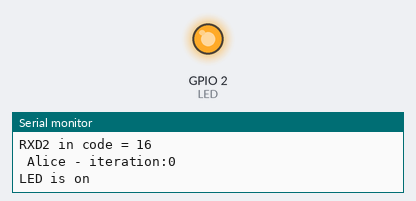
Simulated run of this program. Board: ESP32. On the bench: output pins drawn as LEDs (lit = HIGH), the last lines printed to the serial monitor. Random numbers use the default seed unless the program sets one.

Above: at 0.2 s.
At 38.6 s:
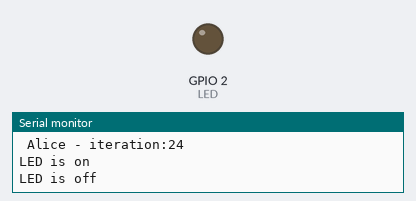
Timing chart, 0 to 42.8 s (numbered marks = the images above):
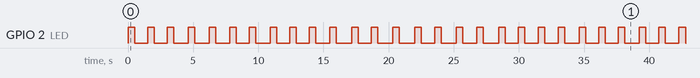

Measured:
- by itself, GPIO 2 (LED): moves between LOW and HIGH, repeating every 32.9 s
- by itself, everything shown: repeats every 32.9 s, in 42 steps

The program:

main.cpp
```cpp
#include <Arduino.h>
#include "sim_transceiver.h"
#include <iostream>

/*
 * There are three serial ports on the ESP known as U0UXD, U1UXD and U2UXD.
 *
 * U0UXD is used to communicate with the ESP32 for programming and during reset/boot.
 * U1UXD is unused and can be used for your projects. Some boards use this port for SPI Flash access though
 * U2UXD is unused and can be used for your projects.
 *
 * adapted from https://circuits4you.com/2018/12/31/esp32-hardware-serial2-example/
 * and from from Arduino Language Ref for hardware serial on 11-20-2021 Mongo@LibrePager.com
 *
 * To use this code, load into two ESP32 dev cards. Use jumpers to connect TX2 & RX2 from the first
 * to RX2 & TX2 on the second, respectively. Plug USB cables from a computer to each of the dev boards
 * and open serial terminals to each board. Characters entered into either dev board's terminal will
 * appear on the other dev board's terminal.
 *
 * 4-5-2022 Mongo@LibrePager.com expanded code to put the hardware serial io features into a
 * module library: sim_transceiver.cpp,  containing functions sim_xmit() and sim_rec().
 * The point is to use these functions in IOT_Terminal.cpp which uses LVGL modules. LVGL modules
 * provide text to eachother using functions that return type: const char * , and that accept
 * arguments of type: const char *.  LVGL's documentation is silent about the data structure of
 * informantion pointed to, but unless proven wrong, WE WILL ASSUME THAT THESE ARGUMENTS ARE ALL
 * C-strings, ie, ARRAYS OF CONST CHAR THAT ARE NULL TERMINATED (ie, with '\0') AT THE END OF THE
 * MEANINFULL CONTENT, AND THAT THE LENGTH OF THE MEANINGFULL CONTENT IS UNKNOW.
 *
*/

#define BOB 0
#define RXD2  16  // GPIO 16 is ESP32's RX2
#define TXD2  17  // GPIO 17 is ESP32's TX2
#define LED 2

#define MAX_MSG_LEN 255 // max length of meaningful content that this module will accept
                        // max length of LVGL meaningfull content could be anything
#define MAX_READ_TIME 500  // millisecond to read  (required for sim_transceiver.cpp)
#define TERMINATOR '\0'

using namespace std;

  char txt_msg[MAX_MSG_LEN+1] ;

#if BOB == 1
   char test_msg[]  ={'h','e','l','l','o',' ','f','r','o','m',' ','B','o','b',' ',' ','\0'} ;
   #else
  char test_msg[]  ={'h','e','l','l','o',' ','f','r','o','m',' ','A','l','i','c','e','\0'} ;
  #endif
  char randMsg[453];

 char lorem[] = "Lorem ipsum dolor sit amet, consectetur adipiscing elit. Fusce tinci"
 "dunt dolor libero. Phasellus finibus lorem quis felis consectetur porta. Ut congue ar"
 "cu dui, in mattis odio sollicitudin id. Suspendisse aliquam felis a risus placerat, a au"
 "ctor nisl volutpat. Maecenas semper consequat nulla, nec dapibus leo dapibus et. Sed iacul"
 "is odio lacus, sit amet convallis nisl elementum in. Quisque feugiat turpis eu eros sagit"
 "tis, eget mattis sem hendrerit.";   // 67 words, 452 characters

  uint16_t iteration = 0;


void setup() {

  pinMode(LED, OUTPUT);

  Serial2.begin(9600, SERIAL_8N1, RXD2, TXD2);  //(required for sim_transceiver.cpp)
  Serial2.setTimeout(MAX_READ_TIME);            //(required for sim_transceiver.cpp)

  Serial.begin(9600);
  Serial.println("TXD2 in code = "+String(TXD2));
  Serial.println("RXD2 in code = "+String(RXD2));
  Serial.println();


}

void loop()
{

#if BOB == 1
  Serial.print(" Bob - iteration:");
  #else
  Serial.print(" Alice - iteration:");
  #endif
  Serial.println(iteration++);
  digitalWrite(LED, HIGH);
  Serial.println("LED is on");
  delay(500);
  digitalWrite(LED, LOW);
  Serial.println("LED is off");
  delay(500);

  uint16_t randLen = random(300);
  Serial.print("randLen = ");
  Serial.println(randLen);

  strncpy(randMsg, lorem, randLen );
  randMsg[randLen] = TERMINATOR;


  uint32_t timeA = millis();
  if (sim_xmit(randMsg )  ) {Serial.println("xmit error");}
  char* ptrA = sim_rec();
  uint32_t elapsedA = millis()-timeA;

  Serial.print(ptrA);
  Serial.print("elapsed time for xmit/rec:");
  Serial.println( elapsedA);
  Serial.println();


}
```

sim_transceiver.cpp
```cpp
#include <Arduino.h>
/*
 * sim_transceiver.cpp by Mongo@LibrePager.com 4-5-2022
 * There are three serial ports on the ESP known as U0UXD, U1UXD and U2UXD.
 *
 * U0UXD is used to communicate with the ESP32 for programming and during reset/boot.
 * U1UXD is unused and can be used for your projects. Some boards use this port for SPI Flash access.
 * U2UXD is unused and can be used for your projects.  This codes is for U2UXD.
 *
 * 4-5-2022 Mongo@LibrePager.com expanded code to put the hardware serial io features into a
 * module library: sim_transceiver.cpp,  containing functions sim_xmit() and sim_rec().
 * The point is to use these functions in IOT_Terminal.cpp which uses LVGL modules. LVGL modules
 * provide text to eachother using functions that return type: const char * , and that accept
 * arguments of type: const char *.  Their documentation is silent about the data structure of
 * informantion pointed to, but unless proven wrong, WE WILL ASSUME THAT THESE ARGUMENTS ARE ALL
 * C-strings, ie, ARRAYS OF CONST CHAR THAT ARE NULL TERMINATED (ie, with '\0') AT THE END OF THE
 * MEANINFULL CONTENT, AND THAT THE MAXIMUM LENGTH OF THE MEANINGFULL CONTENT IS UNKNOW.  We will
 * rely on that idea to construct the code.
 */

#define RXD2  16  // GPIO 16 is ESP32's RX2
#define TXD2  17  // GPIO 17 is ESP32's TX2
#define MAX_MSG_LEN 255
#define TERMINATOR  '\0'

char msg[MAX_MSG_LEN+1];  // filewide scope


int sim_xmit(char* A)
{ /* A is a pointer to a null terminated array of char, which is a message to be
    sent to Serial2.

    return 0 for normal function
    return 1 for error

    If A is empty, (ie, first element is null), no action, return 0 .
    If A is longer than MAX_MSG_LEN + 1 , no action, return 1.
    else:
    Print A on Serial2, return 0
    */


if (*A == '\0')
{
  return 0;
}
else if (strlen(A) > MAX_MSG_LEN)
{
  return 1;
}

Serial2.println(A);
return 0;

}


char* sim_rec(void){
  /*  sim_rec() is called by code in another file to get a message, if any,
      from simulated transceiver, the Serial2 port. We don't want sim_rec() to
      block the flow of the execution loop and we don't know how fast the bytes will
      come from the Serial2 port, so use setTimeOut(...) to stop reading and return a
      message if it takes to tlong.

      Serial2.begin(...) and Serial2.setTimeOut(...) must appear in calling program.

      See the Arduino Lang Ref for Stream.readBytesUntil(character,buffer,length)
      and for Stream.setTimeout(long max_duration-miliseconds).
 */

  uint8_t msg_len = Serial2.readBytesUntil(TERMINATOR, msg, MAX_MSG_LEN);
  msg[msg_len] = '\0';

  return msg ;


}
```

sim_transceiver.h
```cpp
/**
 * sim_transceiver.h by Mongo@Librepager.com 4-5-2022
 */


#ifndef SIM_TRANSCEIVER_H
#define SIM_TRANSCEIVER_H

#include <Arduino.h>
// #include "../lvgl/lvgl.h"
#include <iostream>
#include <string>
//#include <conio.h>
//#include <cstdio>


 // prototypes

int sim_xmit(char* );
char* sim_rec(void);


#endif /* SIM_TRANSCEIVER_H */
```
